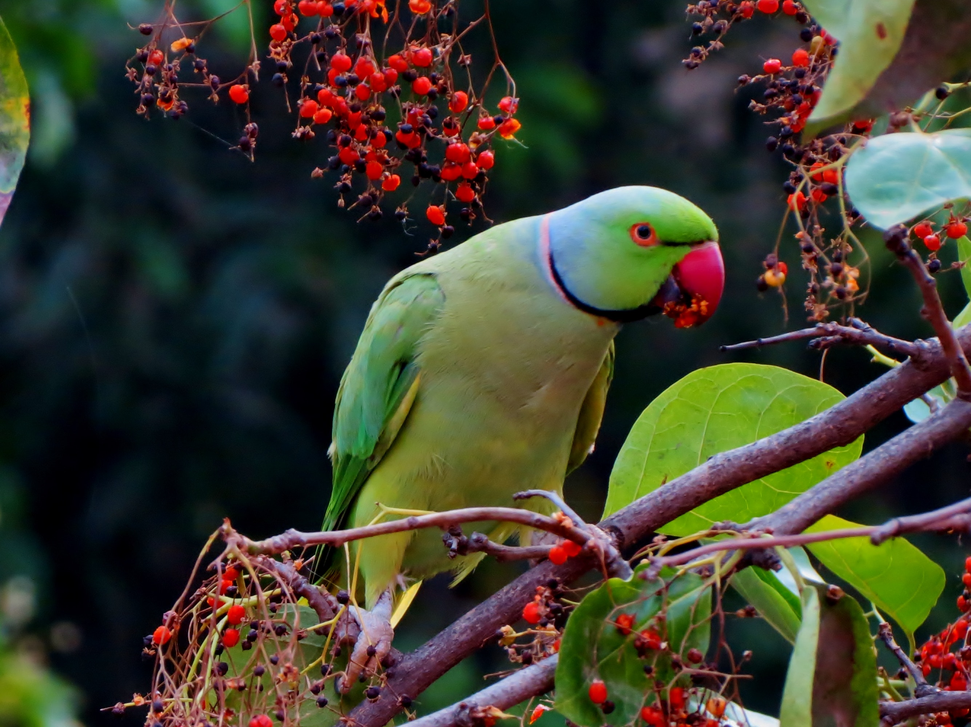
#> input picture channel_operations/bird.png, 971 x 727 px, shrunk from 2670 x 2000 before the run
$ jupyter execute channel_operations.ipynb
#> lines starting #> are read from the running program, lines starting #| are printed output that depends on the picture
[cell 1]
# import dependencies
import cv2
import matplotlib.pyplot as plt
import numpy as np

[cell 2]
# reading image in BGR format using opencv2
img = cv2.imread("bird.png")
#> img is the input picture: shape (727, 971, 3); mean B, G, R 47.1, 62.3, 63.9
# shape of image
print(img.shape)
#| (727, 971, 3)

[cell 3]
# display the image
plt.imshow(img);

[cell 4]
# create a new zero-initialized image array
img2 = np.zeros(img.shape).astype(int)
# change BGR channels to RGB channels
img2[:, :, 0] = img[:, :, 2]
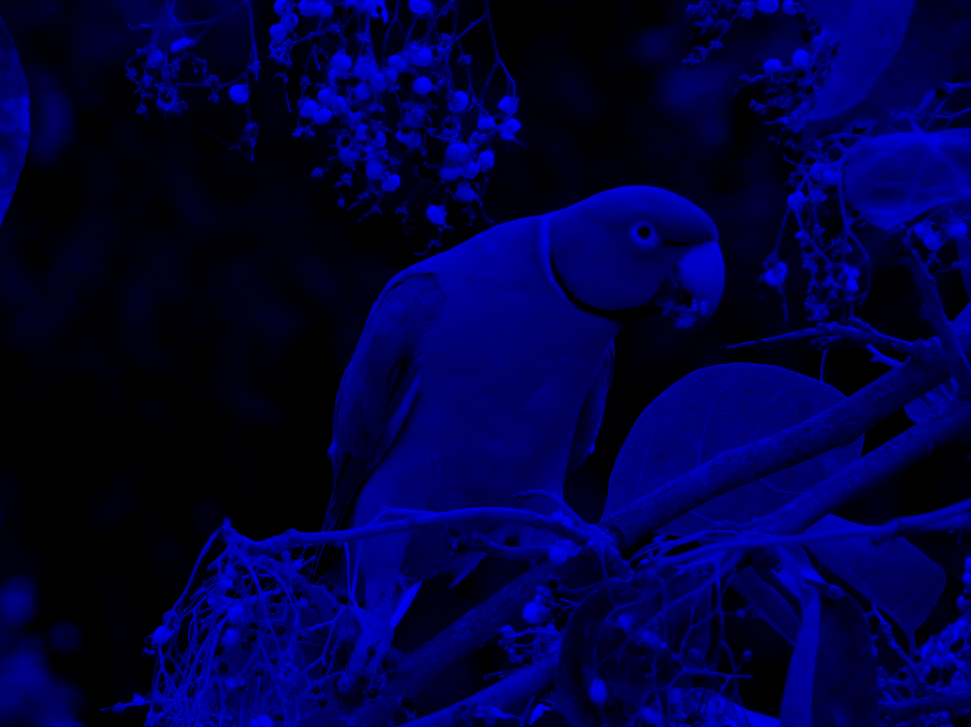
#> img2: shape (727, 971, 3) int64; mean B, G, R 63.9, 0, 0
img2[:, :, 1] = img[:, :, 1]
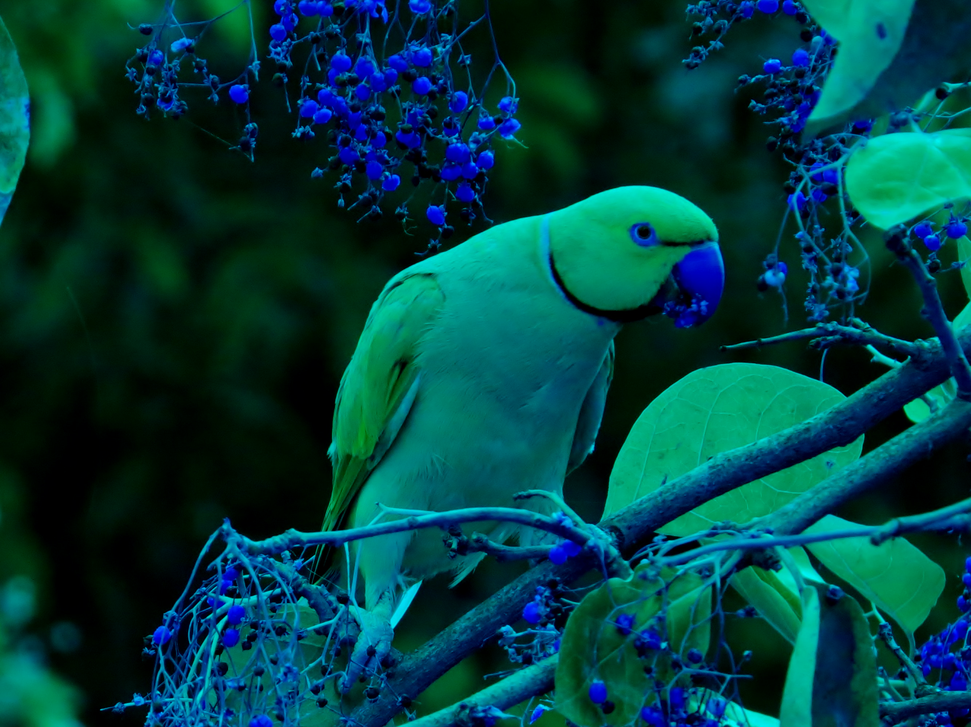
#> img2: shape (727, 971, 3) int64; mean B, G, R 63.9, 62.3, 0
img2[:, :, 2] = img[:, :, 0]

[cell 5]
# display the changed image (RGB)
plt.imshow(img2);

[cell 6]
# displaying red, green, blue channels
fig = plt.figure(figsize = (20, 20))
colums = 3
rows = 1
# red channel
fig.add_subplot(rows, colums, 1)
plt.imshow(img2[:, :, 0]);
# green channel
fig.add_subplot(rows, colums, 2)
plt.imshow(img2[:, :, 1]);
# blue channel
fig.add_subplot(rows, colums, 3)
plt.imshow(img2[:, :, 2]);
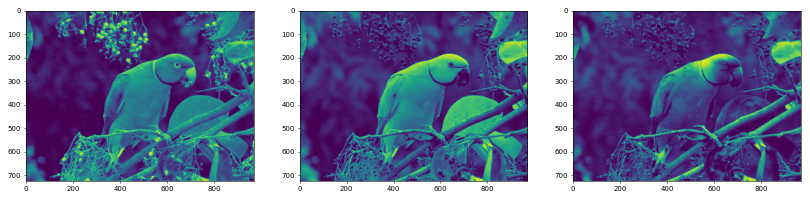
#> figure drawn by matplotlib, 3 panels

[cell 7]
# binary thresholding colour channels
fig = plt.figure(figsize = (20, 20))
colums = 4
rows = 1
thresh_value = 60
fig.add_subplot(rows, colums, 1)
# red channel
plt.imshow((1 * (img2[:, :, 0] > thresh_value)).astype(float), cmap="gray");
fig.add_subplot(rows, colums, 2)
# green channel
plt.imshow((1 * (img2[:, :, 1] > thresh_value)).astype(float), cmap="gray");
fig.add_subplot(rows, colums, 3)
# blue channel
plt.imshow((1 * (img2[:, :, 2] > thresh_value)).astype(float), cmap="gray");
# all channels
fig.add_subplot(rows, colums, 4)
plt.imshow((1 * ((img2[:, :, 0] > thresh_value) + (img2[:, :, 1] > thresh_value) + (img2[:, :, 2] > thresh_value))).astype(float), cmap="gray");
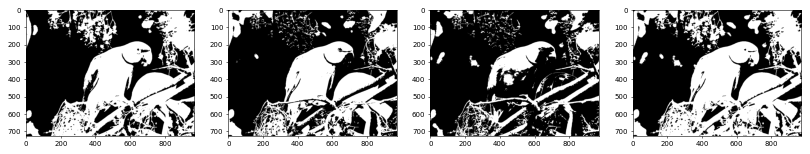
#> figure drawn by matplotlib, 4 panels

[cell 8]
# reading a black-and-white image
imgg = cv2.imread("black.jpeg", 0)
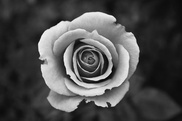
#> input picture channel_operations/black.jpeg, 182 x 121 px, shrunk from 500 x 333 before the run
#> imgg is the input picture: shape (121, 182); min 1, max 249, mean 76.5
plt.imshow(imgg, cmap = "gray");

[cell 9]
# applying colour filter to black-white image
imgg2 = np.zeros((imgg.shape[0], imgg.shape[1], 3)).astype(int)
imgg2[:, :, 0] = (0.8 * imgg).astype(int)
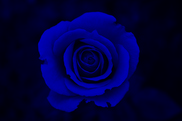
#> imgg2: shape (121, 182, 3) int64; mean of channels 0, 1, 2 60.8, 0, 0; drawn as B, G, R
imgg2[:, :, 1] = (0.4 * imgg).astype(int)
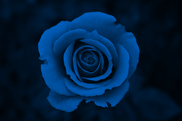
#> imgg2: shape (121, 182, 3) int64; mean of channels 0, 1, 2 60.8, 30.2, 0; drawn as B, G, R
imgg2[:, :, 2] = (0.3 * imgg).astype(int)
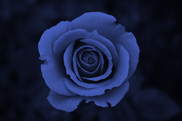
#> imgg2: shape (121, 182, 3) int64; mean of channels 0, 1, 2 60.8, 30.2, 22.5; drawn as B, G, R
plt.imshow(imgg2);
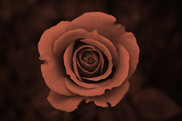
#> shown: shape (121, 182, 3); mean R, G, B 60.8, 30.2, 22.5
